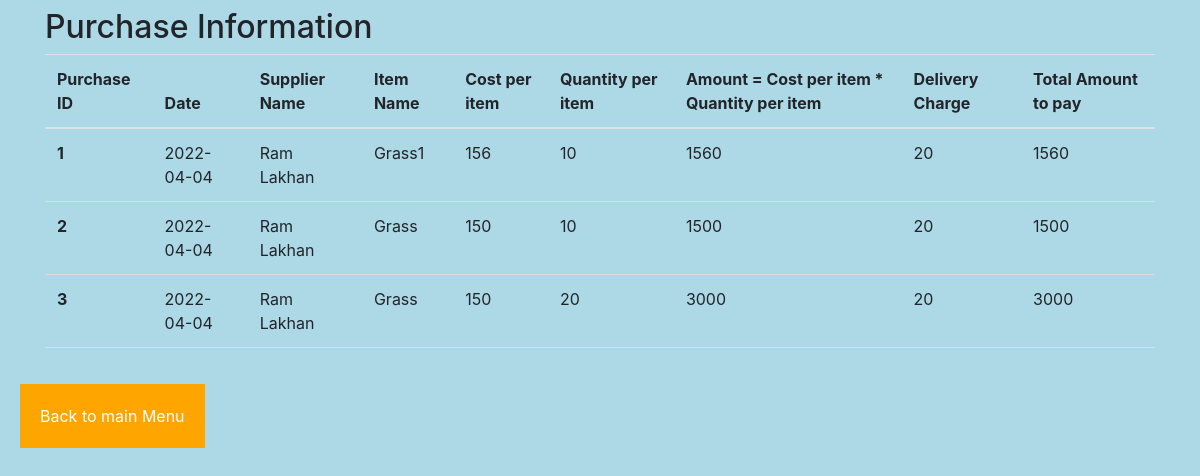
Page /Feed/PurchaseView.php on the committed database.
### tables this page shows
CREATE TABLE `FeedPurchase` (
  `PurchaseID` int(11) NOT NULL,
  `Date` date NOT NULL,
  `SupplierID` int(11) NOT NULL,
  `DeliveryCost` int(11) NOT NULL,
  `TotalCost` int(11) NOT NULL
);

CREATE TABLE `Supplier` (
  `SupplierID` int(11) NOT NULL,
  `SupplierName` varchar(50) NOT NULL,
  `Phone` int(12) NOT NULL,
  `Address` text NOT NULL,
  `City` varchar(20) NOT NULL,
  `State` varchar(20) NOT NULL,
  `Zip` int(10) NOT NULL
);

CREATE TABLE `FeedItems` (
  `ItemID` int(11) NOT NULL,
  `ItemName` varchar(50) NOT NULL,
  `Protein` int(50) NOT NULL,
  `Cost` int(50) NOT NULL
);

CREATE TABLE `ItemPurchase` (
  `ID` int(11) NOT NULL,
  `PurchaseID` int(11) NOT NULL,
  `ItemID` int(11) NOT NULL,
  `Quantity` int(11) NOT NULL,
  `Amount` int(11) NOT NULL
);

### Feed/PurchaseView.php (the view, shortened to what this page needs)
<?php include '../dbconnect.php'; ?>
<!DOCTYPE html>
<html lang="en">
<head>
    <link rel="stylesheet" href="https://stackpath.bootstrapcdn.com/bootstrap/4.5.2/css/bootstrap.min.css">
</head>
<body>
<div class="container mt-2">
    <div class="row">
        <div class="col-md-12">
            <div class="page-header">
                <h2>Purchase Information</h2>
            </div>
        <table class="table">
            <thead>
                <tr>
                    <th>Purchase ID</th>
                    <th>Date</th>
                    <th>Supplier Name</th>
                    <th>Item Name</th>
                    <th>Cost per item</th>
                    <th>Quantity per item</th>
                    <th>Amount = Cost per item * Quantity per item</th>
                    <th>Delivery Charge</th>
                    <th>Total Amount to pay</th>
                </tr>
            </thead>
            <tbody>
                <?php
                    $sql = "SELECT FeedPurchase.PurchaseID, FeedPurchase.Date, Supplier.SupplierName, FeedItems.ItemName, FeedItems.Cost, ItemPurchase.Quantity, ItemPurchase.Amount, FeedPurchase.DeliveryCost, FeedPurchase.TotalCost  FROM FeedPurchase INNER JOIN Supplier ON FeedPurchase.SupplierID = Supplier.SupplierID INNER JOIN ItemPurchase ON ItemPurchase.PurchaseID = FeedPurchase.PurchaseID INNER JOIN FeedItems ON FeedItems.ItemID = ItemPurchase.ItemID ORDER BY FeedPurchase.PurchaseID ASC";
                    $result = mysqli_query($con,$sql);?>
                    <?php if ($result->num_rows > 0): ?>
                    <?php while($array=mysqli_fetch_row($result)): ?>
                    <tr>
                        <?php if ($lastval == $array[0]):?>
                        <th scope="row"><?php echo " ";?></th>
                        <td><?php echo " ";?></td>
                        <td><?php echo " ";?></td>
                        <td><?php echo $array[3];?></td>
                        <td><?php echo $array[4];?></td>
                        <td><?php echo $array[5];?></td>
                        <td><?php echo $array[6];?></td>
                        <td><?php echo " ";?></td>
                        <td><?php echo " ";?></td>
                        <?php else:?>
                        <th scope="row"><?php echo $array[0];?></th>
                        <td><?php echo $array[1];?></td>
                        <td><?php echo $array[2];?></td>
                        <td><?php echo $array[3];?></td>
                        <td><?php echo $array[4];?></td>
                        <td><?php echo $array[5];?></td>
                        <td><?php echo $array[6];?></td>
                        <td><?php echo $array[7];?></td>
                        <td><?php echo $array[8];?></td>
                        <?php endif; ?>
                        <?php $lastval = $array[0]; ?>
                    <?php endwhile; ?>
                <?php endif; ?>
            </tbody>
      </table>
      </div>
    </div>
</div>
<form method='post' action=''>
<input type='submit' value='Back to main Menu' name='Main'
?>>
</form>
</body>
</html>

### Feed/PurchaseView.php (style rules this page uses)
table { border-collapse: collapse; width: 100%; }
th, td { padding: 8px; text-align: left; border-bottom: 1px solid #ddd; }
body { background-color: lightblue; }
input[type= submit] { background-color: orange; border: none; text-decoration: none; color: white; padding: 20px 20px; margin: 20px 20px; cursor: pointer; }

### rows in the picture
feedpurchase: PurchaseID "1", Date "2022-04-04", SupplierID.SupplierName "Ram Lakhan", feeditems.ItemName "Grass1", feeditems.Cost "156", itempurchase.Quantity "10", itempurchase.Amount "1560", DeliveryCost "20", TotalCost "1560"
feedpurchase: PurchaseID "2", Date "2022-04-04", SupplierID.SupplierName "Ram Lakhan", feeditems.ItemName "Grass", feeditems.Cost "150", itempurchase.Quantity "10", itempurchase.Amount "1500", DeliveryCost "20", TotalCost "1500"
feedpurchase: PurchaseID "3", Date "2022-04-04", SupplierID.SupplierName "Ram Lakhan", feeditems.ItemName "Grass", feeditems.Cost "150", itempurchase.Quantity "20", itempurchase.Amount "3000", DeliveryCost "20", TotalCost "3000"
